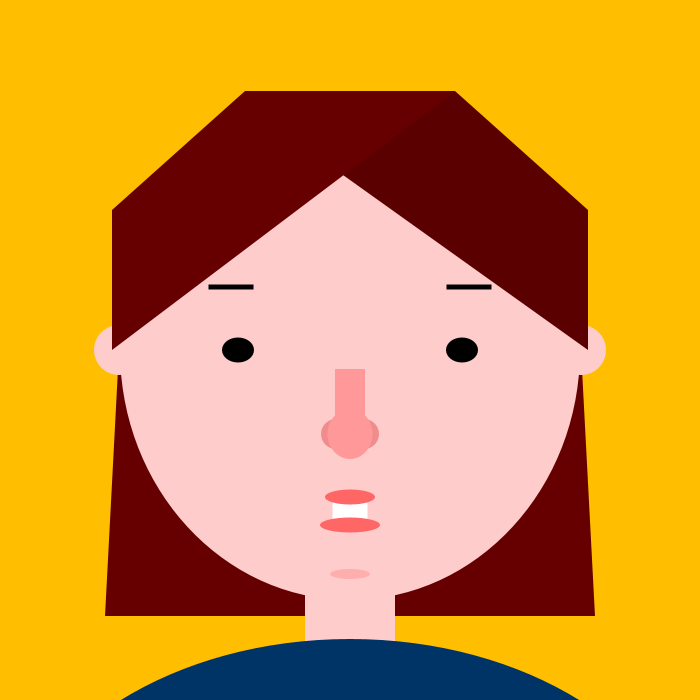
Frame 1 (no input)
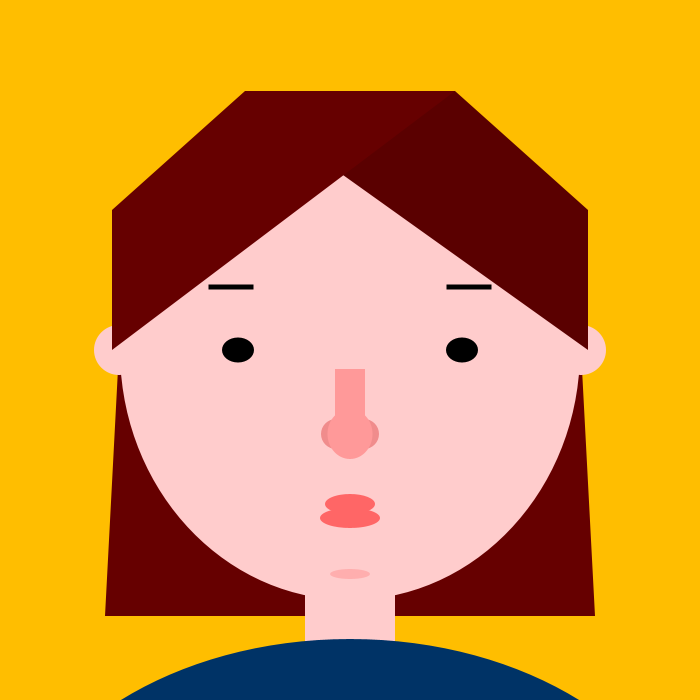
Frame 60 (the mouse pressed at the canvas centre just before this capture)
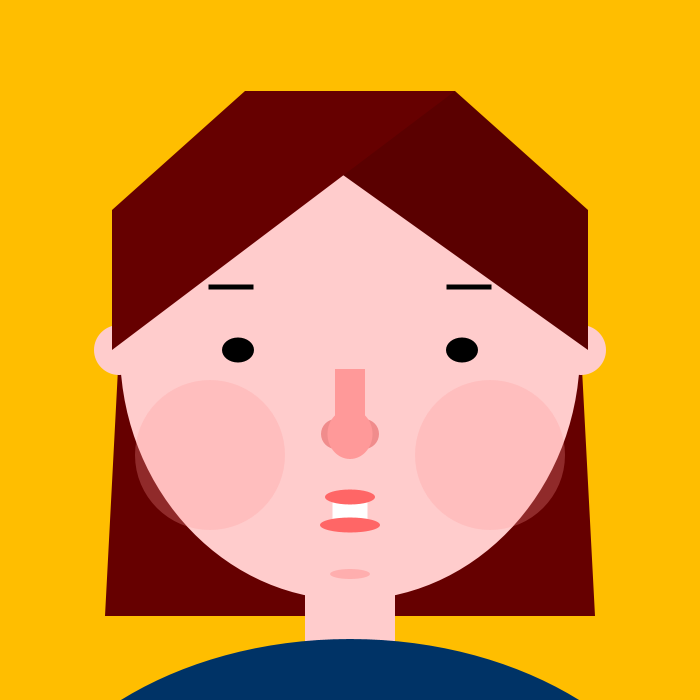
Frame 120 (the mouse held since frame 60 and released just before this capture)

The Processing sketch that drew these frames (run headless with seeded random() and noise(); from frame 60 on, the mouse is pressed at the canvas centre):

// Processing sketch: sketch_180913a
// ── sketch_180913a.pde
void setup(){
 size(700,700); 
  
}
int timer=0;
void draw(){
 background(255,190,0);   //background color : Yellow

  ellipseMode(CENTER);
  rectMode(CENTER);
  noStroke();
  //strokeWeight(3);
  
  fill(102,0,0);  //back hair
  quad(0.17*width,0.5*height,0.15*width,0.88*height,0.85*width,0.88*height,0.83*width,0.5*height);
  
  fill(255,204,204);
  rect(0.5*width,0.85*height,90,100);    //neck
  ellipse(0.17*width,0.5*height,50,50);  //left ear
  ellipse(0.83*width,0.5*height,50,50);  //right ear
  ellipse(0.5*width,0.5*height,460,500); //face
  
  fill(90,0,0);  //front hair
  quad(0.35*width,0.15*height,0.65*width,0.13*height,0.84*width,0.3*height,0.84*width,0.5*height);
  fill(102,0,0);
  quad(0.65*width,0.13*height,0.35*width,0.13*height,0.16*width,0.3*height,0.16*width,0.5*height);
  
  fill(0,51,102);
  ellipse(0.5*width,1.27*height,700,500); //cloth
  
  fill(0,0,0);    //eyes & eyebrows
  ellipse(0.34*width,0.5*height,32,25);
  ellipse(0.66*width,0.5*height,32,25);
  
  rect(0.33*width,0.41*height,45,5);
  rect(0.67*width,0.41*height,45,5);
  
  fill(240,140,140); //nose
  ellipse(0.48*width,0.62*height,30,30);
  ellipse(0.52*width,0.62*height,30,30);
  fill(255,153,153);  
  rect(0.5*width,0.57*height,30,60);
  ellipse(0.5*width,0.62*height,45,50);
  
  /*cheeks*/
  fill(255,153,153,140*mouseX/width); //cheeks
  ellipse(0.3*width,0.65*height,150,150);
  ellipse(0.7*width,0.65*height,150,150);
  
  /*moving mouth*/
  if(timer>50){
  fill(255,102,102);  //lips
  ellipse(0.5*width,0.72*height,50,20);
  ellipse(0.5*width,0.74*height,60,20);
  }
  else{
  fill(255,255,255);
  rect(0.5*width,0.73*height,35,30);
  fill(255,102,102);  //lips
  ellipse(0.5*width,0.71*height,50,15);
  ellipse(0.5*width,0.75*height,60,15);
    
  }
  
  //line under jaws
  fill(255,153,153,150);
  ellipse(0.5*width,0.82*height,40,10);

  timer=(timer+1)%100;
}
